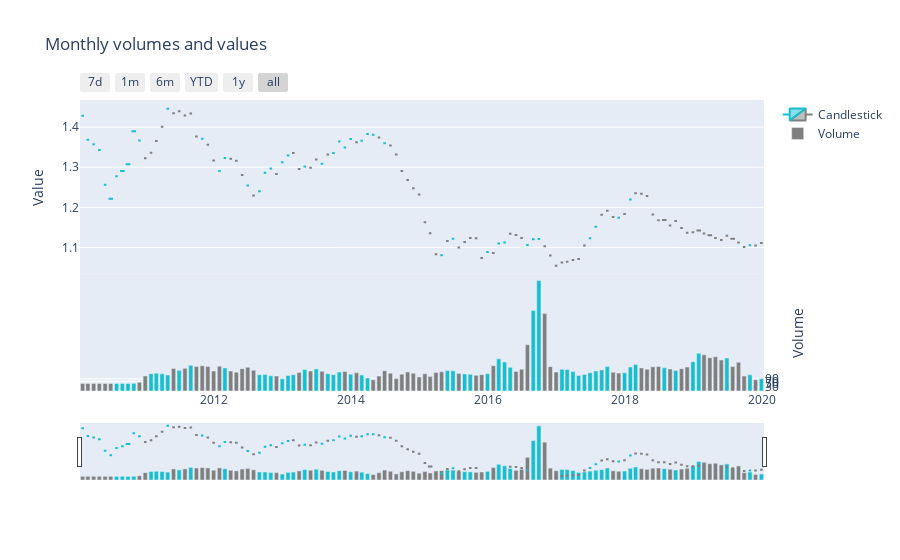

The notebook cell saved with this chart:
### Code cell
graph_v2(monthly, "Monthly volumes and values")
